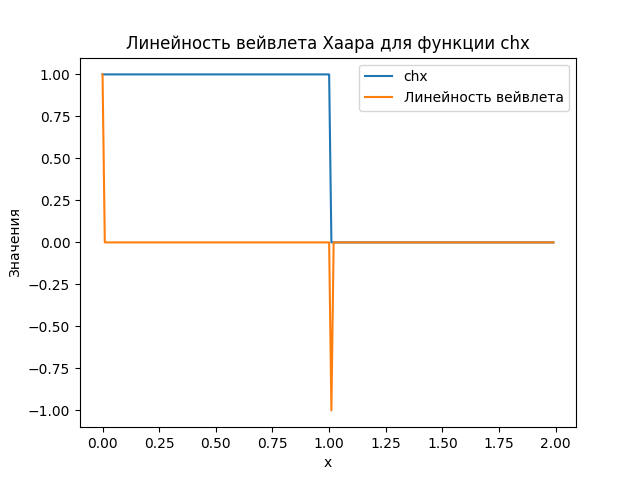

Source code (Python):
import numpy as np
import matplotlib.pyplot as plt
from scipy.signal import convolve

# Определение функции chx


def chx(x):
    return 1 if 0 <= x <= 1 else 0


# Создание массива x значений от 0 до 2 с шагом 0.01
x_values = np.arange(0, 2, 0.01)

# Определение функции chx для массива x_values
chx_values = np.array([chx(x) for x in x_values])

# Определение вейвлета Хаара
haar_wavelet = np.array([1, -1])

# Применение линейной свертки для построения линейности вейвлета
linear_wavelet_result = convolve(chx_values, haar_wavelet, mode='same')

# Построение графика
plt.plot(x_values, chx_values, label='chx')
plt.plot(x_values, linear_wavelet_result, label='Линейность вейвлета')
plt.title('Линейность вейвлета Хаара для функции chx')
plt.xlabel('x')
plt.ylabel('Значения')
plt.legend()
plt.show()
